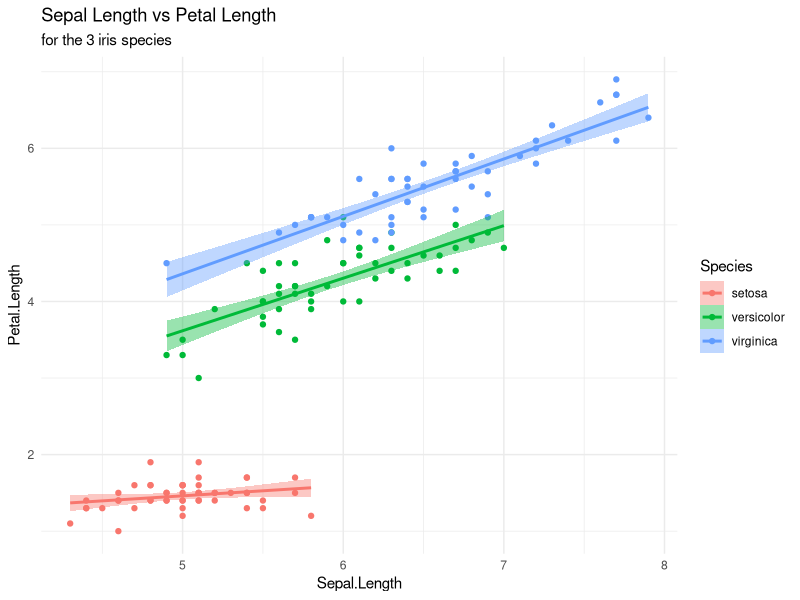
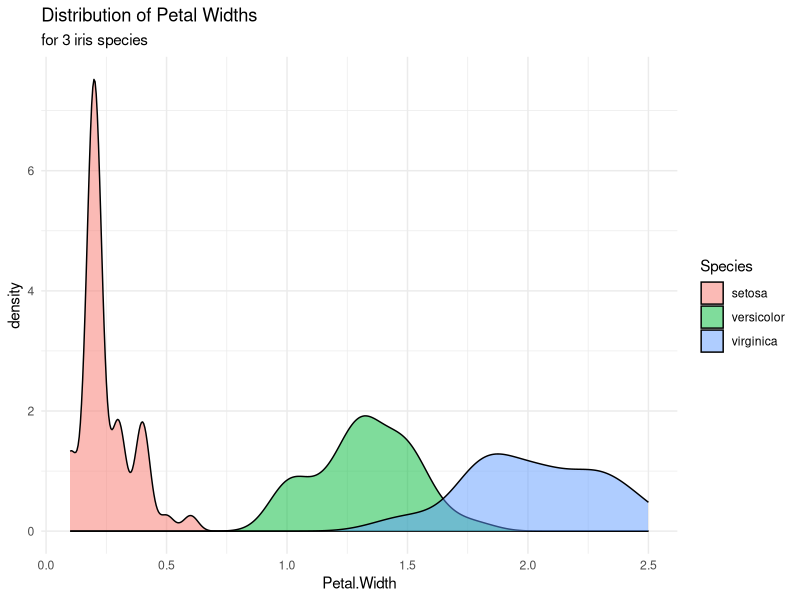
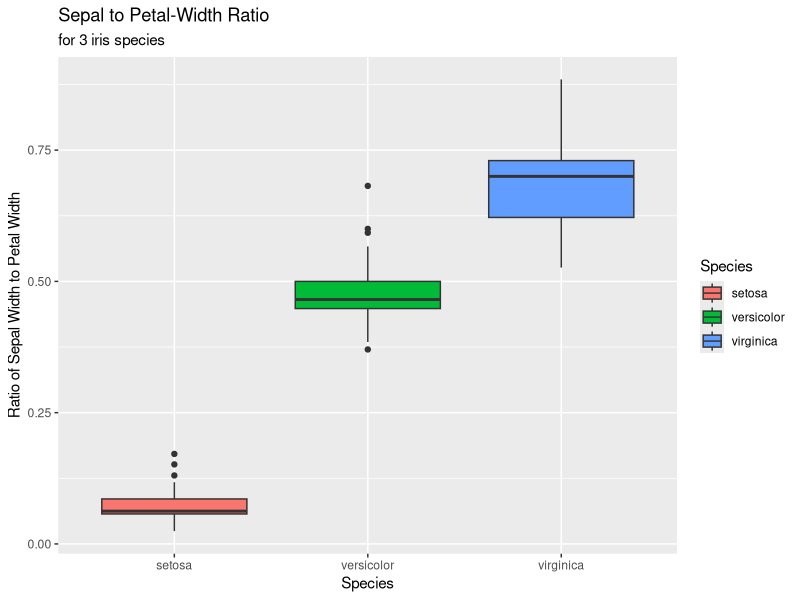
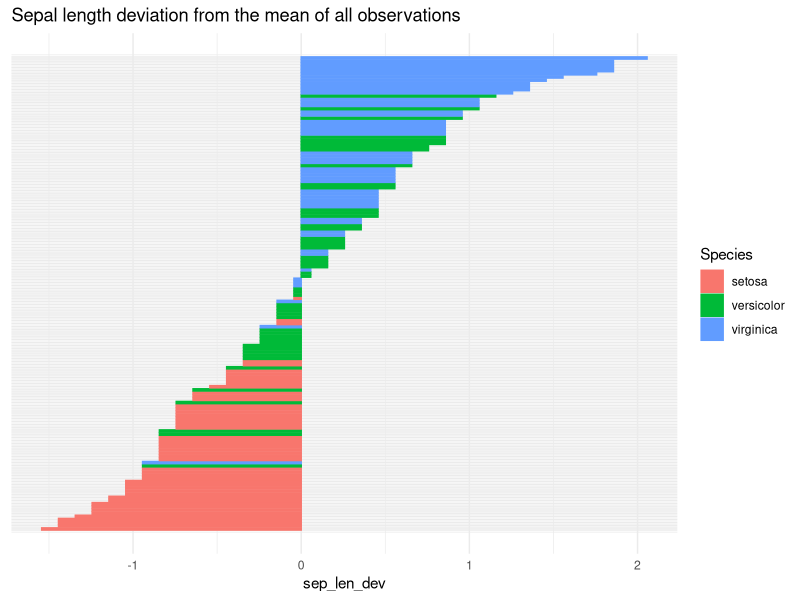
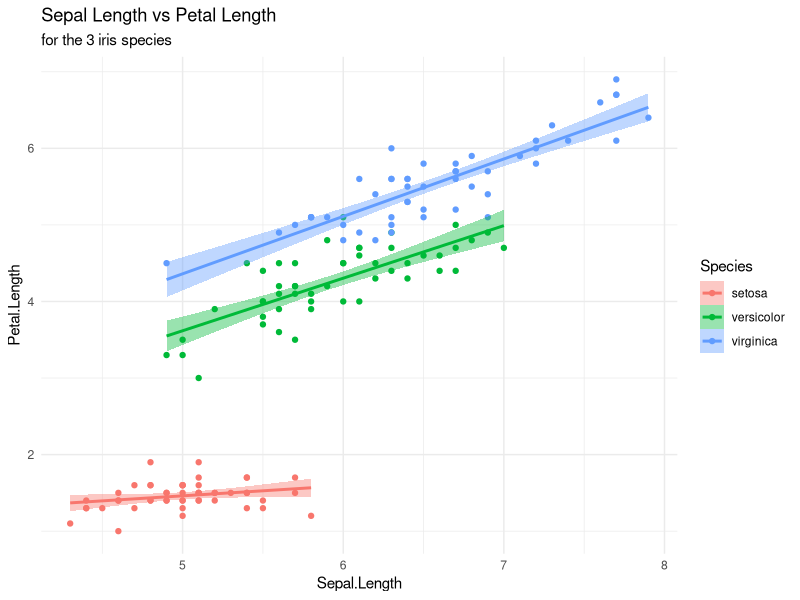
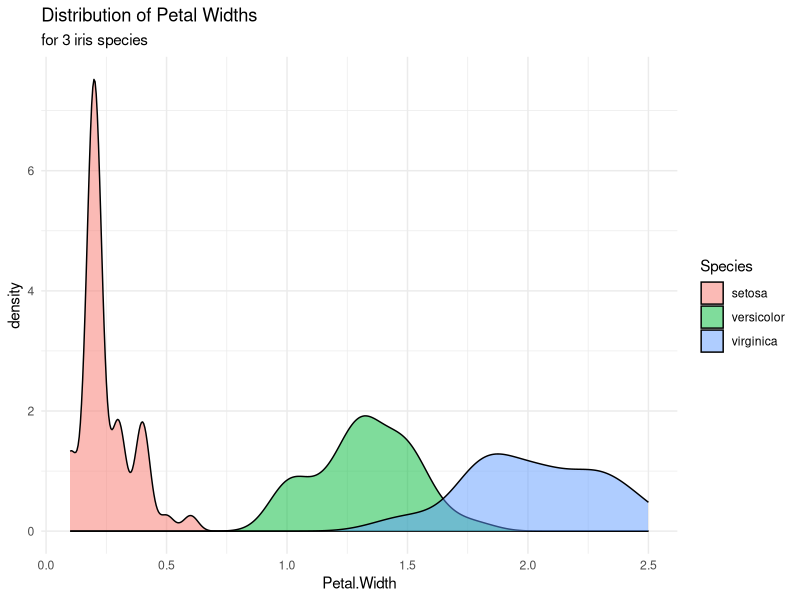
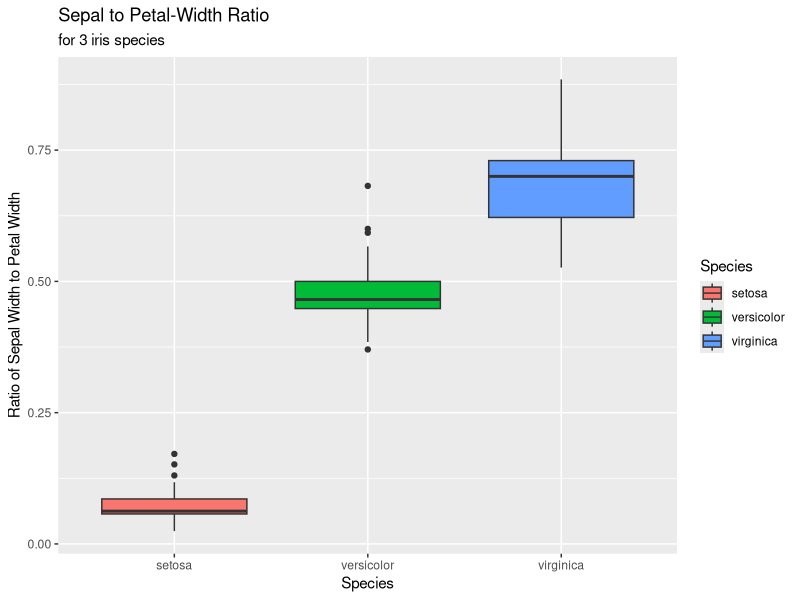

These charts were generated, in order, by the following R code:
library(tidyverse)
df <- iris
names(df)

assignment_dir <- 'Assignments/Assignment_5/'
#### Graph one ####
p1 <- df %>% 
  ggplot(aes(x=Sepal.Length, 
             y = Petal.Length, 
             fill=Species, 
             color=Species)) + 
  geom_point() +
  geom_smooth(method='lm') +
  labs(title='Sepal Length vs Petal Length',
       subtitle='for the 3 iris species') +
  theme_minimal()
p1
ggsave(paste(assignment_dir, 'iris_fig1.png'), plot=p1)


#### Graph 2 ####
p2 <- df %>% 
  ggplot(aes(x=Petal.Width, fill=Species)) + 
  geom_density(alpha = 0.5) +
  labs(title='Distribution of Petal Widths',
       subtitle='for 3 iris species') +
  theme_minimal()
p2
ggsave(paste(assignment_dir, 'iris_fig2.png'), plot=p2)

#### Graph 3 ####
df$Sepal_Petal_Width_Ratio <- df$Petal.Width/df$Sepal.Width 
p3 <- df %>% 
  ggplot(aes(y=Sepal_Petal_Width_Ratio,
             x=Species,
             fill=Species)) +
  geom_boxplot() +
  labs(title="Sepal to Petal-Width Ratio",
       subtitle='for 3 iris species',
       y='Ratio of Sepal Width to Petal Width') 
p3
ggsave(paste(assignment_dir, 'iris_fig3.png'), plot=p3)


#### Graph 4 ####
df$sep_len_dev <- df$Sepal.Length - mean(df$Sepal.Length)
df <- df %>% 
  arrange(sep_len_dev)
df$index <- 1:nrow(df)
df %>% 
  ggplot(aes(y=sep_len_dev, x=index,fill=Species, color=Species))+
  geom_col(stat = 'identity', position='dodge', width=0.7) + 
  coord_flip() +
  scale_x_continuous(breaks = df$index) +
  theme_minimal() +
  labs(title='Sepal length deviation from the mean of all observations',
       x='Deviance from the mean') +
  theme(axis.text.y = element_blank(),
        axis.ticks.y = element_blank(),
        axis.title.y = element_blank()) 

  
  
  
